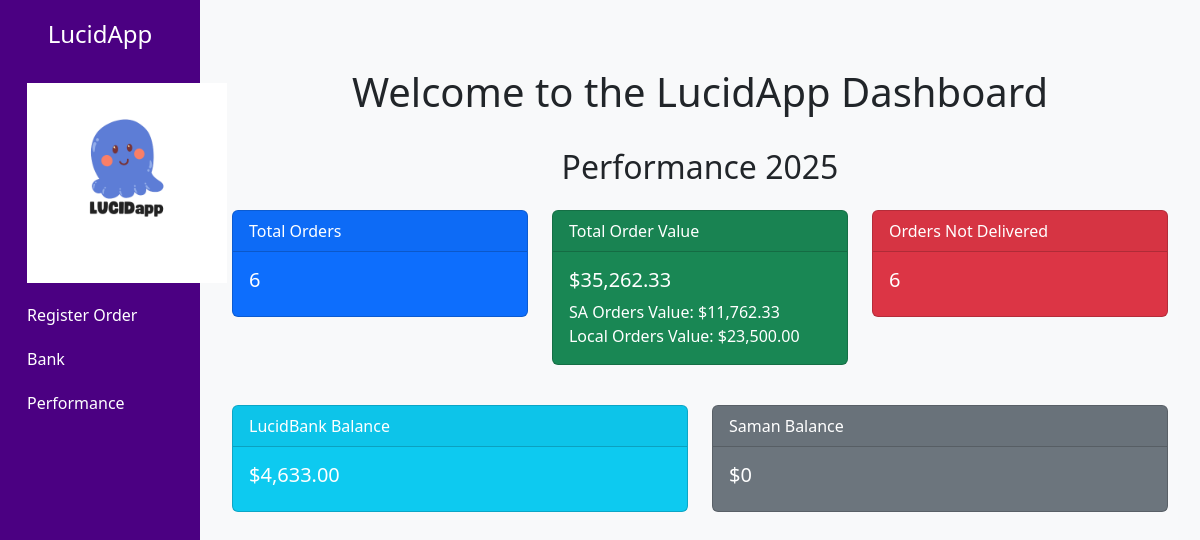
The app's page /, older data.
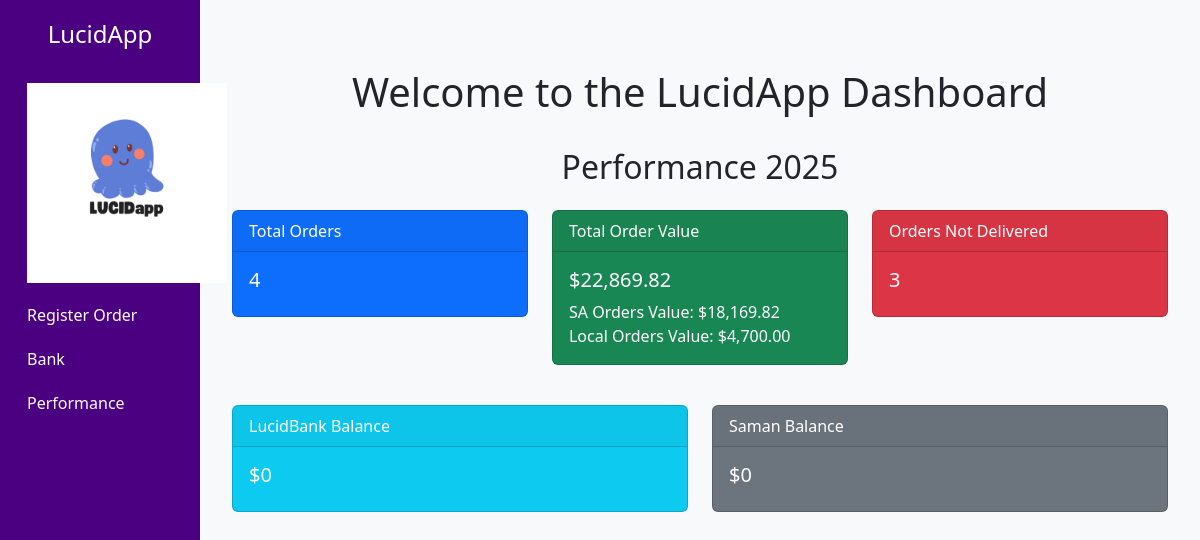
The same page, newer data.
### lucid_bank/models.py (models this page shows, shortened)
class LucidBank(models.Model):
    date = models.DateTimeField(default=now)
    transaction = models.CharField(max_length=255, blank=False, null=False)
    debit = models.DecimalField(
        max_digits=10,
        decimal_places=2,
        blank=True,
        null=False,
        default=0,
    )
    credit = models.DecimalField(
        max_digits=10,
        decimal_places=2,
        blank=True,
        null=False,
        default=0,
    )
    balance = models.DecimalField(
        max_digits=10,
        decimal_places=2,
        blank=False,
        null=False
    )
    notes = models.TextField(
        blank=True,
        null=True
    )

### lucidapp/views.py (the view)
# urls.py: path("", views.home, name='home'),
def home(request):
    total_sa_orders = SaOrder.objects.count()
    total_local_orders = LocalOrder.objects.count()
    total_orders = total_sa_orders + total_local_orders
    total_sa_value = SaOrder.objects.aggregate(total_value=Sum('revenue'))['total_value'] or 0
    total_local_value = LocalOrder.objects.aggregate(total_value=Sum('revenue'))['total_value'] or 0
    total_order_value = round(total_sa_value + total_local_value, 2)
    lucid_bank_balance = LucidBank.objects.order_by('-date').first().balance if LucidBank.objects.exists() else 0
    saman_balance = Saman.objects.order_by('-date').first().balance if Saman.objects.exists() else 0
    sa_orders_not_delivered = SaOrder.objects.filter(order_delivered=False).count()
    local_orders_not_delivered = LocalOrder.objects.filter(order_delivered=False).count()
    total_orders_not_delivered = sa_orders_not_delivered + local_orders_not_delivered
    context = {
        'total_orders': total_orders,
        'total_sa_orders': round(total_sa_value, 2),
        'total_local_orders': round(total_local_value, 2),
        'total_order_value': total_order_value,
        'lucid_bank_balance': lucid_bank_balance,
        'saman_balance': saman_balance,
        'total_orders_not_delivered': total_orders_not_delivered,
    }
    return render(request, 'index.html', context)

### templates/index.html (shortened to what this page needs)
{% extends 'base.html' %}
{% load static %}
{% load humanize %}
{% block content %}
<div class="container mt-5">
    <h1 class="text-center">Welcome to the LucidApp Dashboard</h1>
    <br>
    <h2 class="text-center">Performance 2025</h2>
    <div class="row mt-4">
        <div class="col-md-4">
            <div class="card text-white bg-primary mb-3">
                <div class="card-header">Total Orders</div>
                <div class="card-body">
                    <h5 class="card-title">{{ total_orders }}</h5>
                </div>
            </div>
        </div>
        <div class="col-md-4">
            <div class="card text-white bg-success mb-3">
                <div class="card-header">Total Order Value</div>
                <div class="card-body">
                    <h5 class="card-title">${{ total_order_value|intcomma }}</h5>
                    <p class="card-text">
                        SA Orders Value: ${{ total_sa_orders|intcomma }}<br>
                        Local Orders Value: ${{ total_local_orders|intcomma }}
                    </p>
                </div>
            </div>
        </div>
        <div class="col-md-4">
            <div class="card text-white bg-danger mb-3">
                <div class="card-header">Orders Not Delivered</div>
                <div class="card-body">
                    <h5 class="card-title">{{ total_orders_not_delivered }}</h5>
                </div>
            </div>
        </div>
    </div>
    <div class="row mt-4">
        <div class="col-md-6">
            <div class="card text-white bg-info mb-3">
                <div class="card-header">LucidBank Balance</div>
                <div class="card-body">
                    <h5 class="card-title">${{ lucid_bank_balance|intcomma }}</h5>
                </div>
            </div>
        </div>
        <div class="col-md-6">
            <div class="card text-white bg-secondary mb-3">
                <div class="card-header">Saman Balance</div>
                <div class="card-body">
                    <h5 class="card-title">${{ saman_balance|intcomma }}</h5>
                </div>
            </div>
        </div>
    </div>
</div>
{% endblock %}

Row changes from the older to the newer data that the page shows:
removed LucidBank: balance "4,633.00"
Text that changed along with them:
{{ total_orders }}: "6" → "4"
{{ total_order_value|intcomma }}: "35,262.33" → "22,869.82"
{{ total_sa_orders|intcomma }}: "11,762.33" → "18,169.82"
{{ total_local_orders|intcomma }}: "23,500.00" → "4,700.00"
{{ total_orders_not_delivered }}: "6" → "3"
{{ lucid_bank_balance|intcomma }}: (not shown) → "0"
